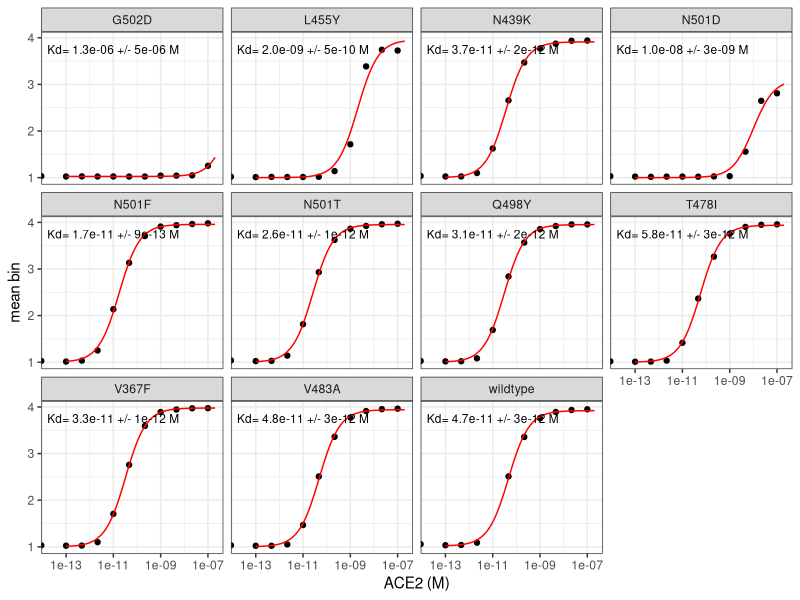
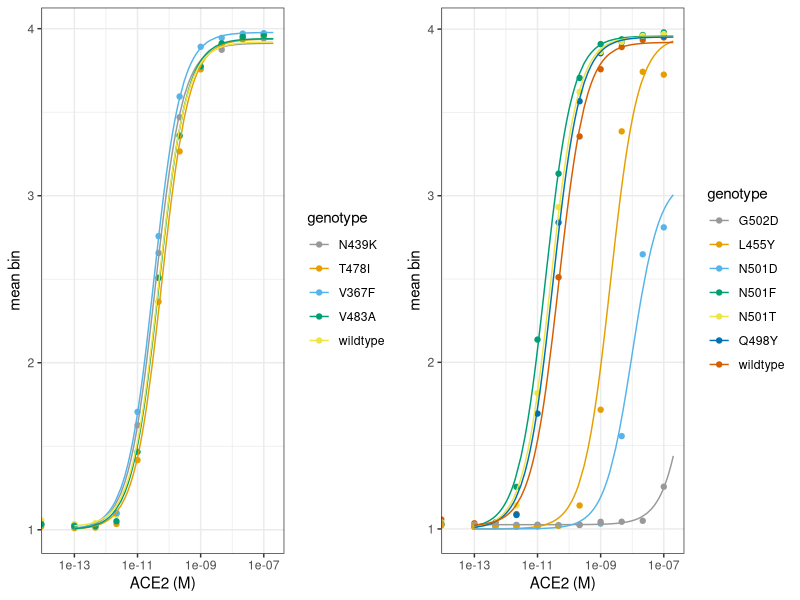
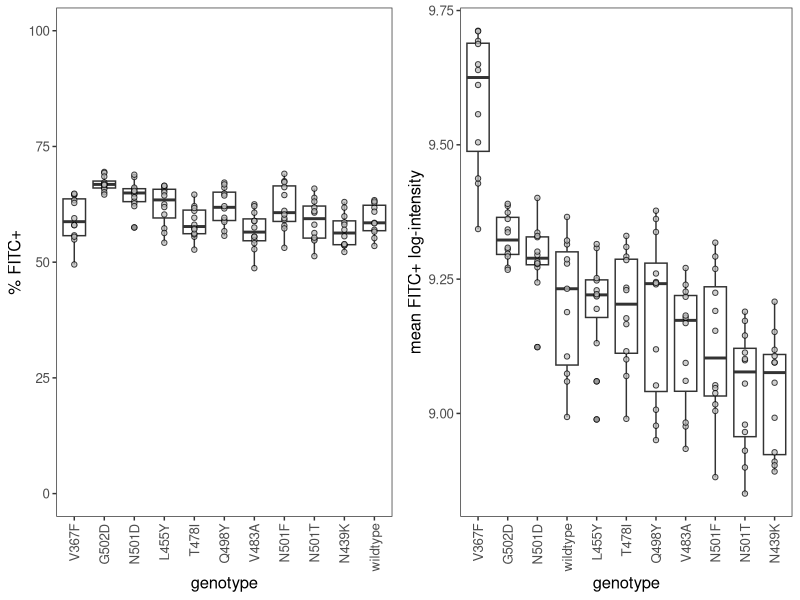
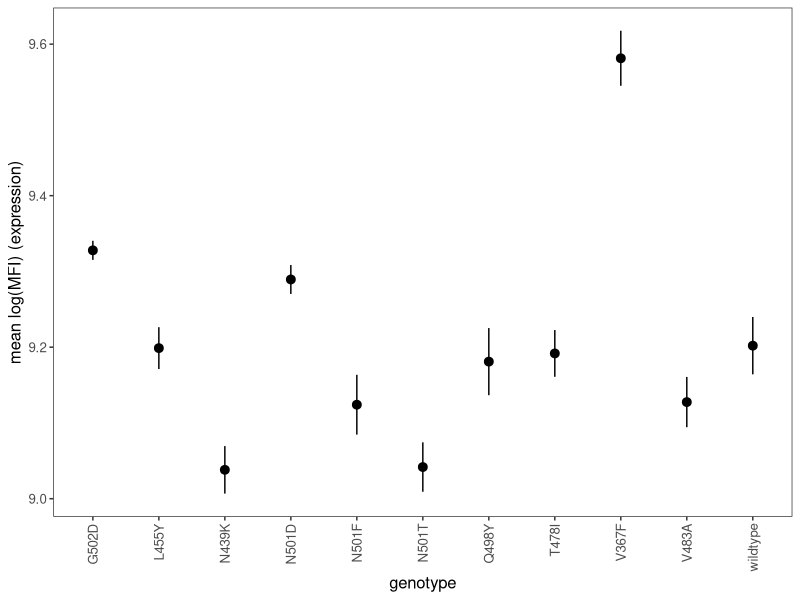
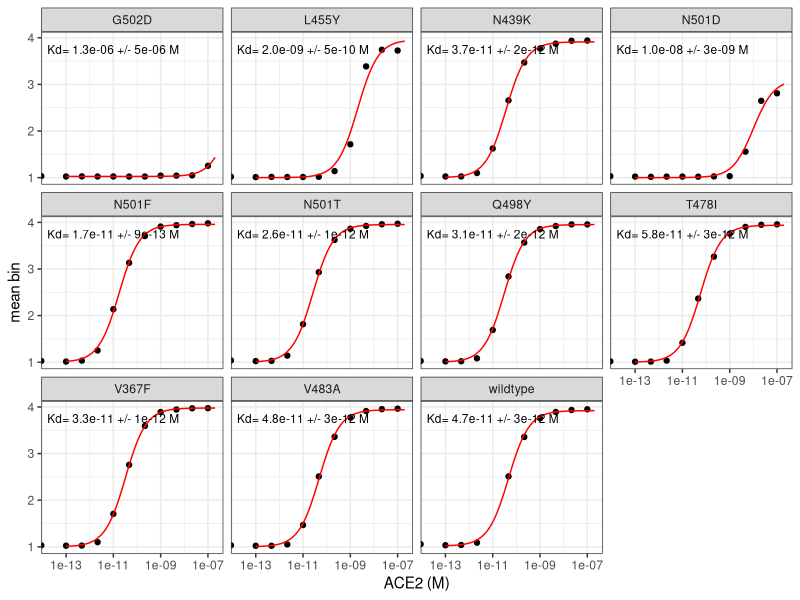
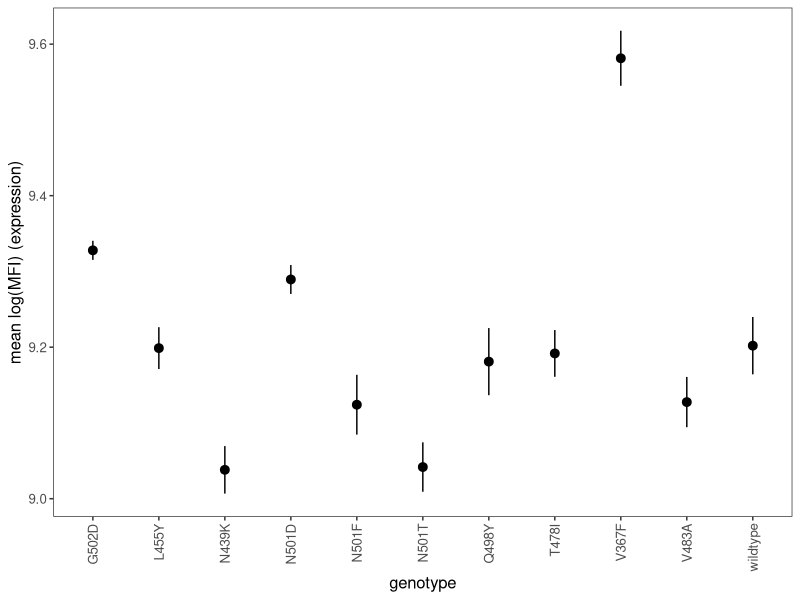

These charts were generated, in order, by the following R code:
## ---- chunk 1
require("knitr")
knitr::opts_chunk$set(echo = T)
knitr::opts_chunk$set(dev.args = list(png = list(type = "cairo")))

#list of packages to install/load
packages = c("ggplot2", "data.table", "tidyverse", "dplyr", "broom", "gridExtra")
#install any packages not already installed
installed_packages <- packages %in% rownames(installed.packages())
if(any(installed_packages == F)){
  install.packages(packages[!installed_packages])
}
#load packages
invisible(lapply(packages, library, character.only=T))

#make results directory
if(!file.exists("results")){
 dir.create(file.path("results"))
}


## ---- chunk 2
# The palette with grey:
cbPalette <- c("#999999", "#E69F00", "#56B4E9", "#009E73", "#F0E442", 
               "#0072B2", "#D55E00", "#CC79A7")
# The palette with black
cbbPalette <- c("#000000", "#E69F00", "#56B4E9", "#009E73", "#F0E442", 
                "#0072B2", "#D55E00", "#CC79A7")
## ---- chunk 3
dt <- read.csv(file="point-mut-validations.csv", stringsAsFactors=F)
## ---- chunk 4
dt <- dt %>%
  group_by(titration) %>%
  mutate(mean_FITCpos = mean(FITCpos),
         stderr_FITCpos = sd(FITCpos)/sqrt(length(FITCpos)),
         log_geomean_FITC = log(geomean_FITC),
         mean_logMFI_FITC = mean(log(geomean_FITC),na.rm=T),
         stderr_logMFI_FITC = sd(log(geomean_FITC),na.rm=T)/sqrt(length(geomean_FITC))
         ) %>%
  ungroup()

head(dt, n=5)
## ---- chunk 5
nls_broom <- dt %>%
  group_by(titration) %>%
  do(tidy(nls(mean_bin ~ a*(conc_M/(conc_M+Kd))+b,
              data=.,
              start=list(a=3,b=1,Kd=1e-10),
              lower=list(a=2,b=1,Kd=1e-15),
              upper=list(a=3,b=1.5,Kd=1e-5),
              algorithm="port"
              )
          )
  )

dt <- dt %>%
  merge(nls_broom %>%
          filter(term=="Kd") %>%
          select(estimate, std.error) %>%
          rename(Kd="estimate",
                 Kd_SE="std.error"), by="titration")
head(dt, n=5)
## ---- chunk 6
point_mutants_summary <- dt %>%
  select(titration, genotype, Kd, Kd_SE, mean_FITCpos, stderr_FITCpos, mean_logMFI_FITC, stderr_logMFI_FITC) %>%
  unique()

point_mutants_summary
write.csv(point_mutants_summary,"./results/point_mutants_summary.csv", row.names = FALSE)
## ---- chunk 7
conc_M = c(1:20 %o% 10^(-13:-7)) # this should only generate 120 estimates per titration (faster!)

nls_predictions <- dt %>%
  select(titration, genotype, category) %>%
  merge(nls_broom %>%
          select(-statistic, -p.value, -std.error) %>%
          spread(term, estimate),
        by="titration") %>%
  unique() %>%
  merge(dt %>% select(titration, Kd_SE) %>% unique(), by="titration") %>%
  merge(as.data.frame(conc_M), all=TRUE) %>%
  mutate(mean_bin = a*(conc_M/(conc_M+Kd))+b)

head(nls_predictions, n=5)
## ---- chunk 8
annotations <- dt %>%
  select(titration, genotype, Kd, Kd_SE) %>%
  unique() %>%
  remove_rownames()

ggplot(dt, aes(conc_M, mean_bin)) +
  geom_point() +
  geom_line(data = nls_predictions,
            aes(conc_M, mean_bin),
            color="red") + 
  scale_x_log10(lim=c(2e-14,2e-07)) +
  xlab("ACE2 (M)") +
  ylab("mean bin") +
  facet_wrap(~ genotype) +
  geom_text(
    data    = annotations,
    mapping = aes(x = 1e-11,
                  y = 3.75,
                  label = c(paste(
                    "Kd=", format(Kd, digits=2),
                    "+/-", format(Kd_SE, digits=1), "M"))),
    size=3) +
  theme_bw()

ggsave(
  "./results/point-mut_titration.pdf",
  scale = 1,
  width = NA,
  height = NA,
  useDingbats=F
)
## ---- chunk 9
annotations <- dt %>%
  select(titration, genotype, Kd, Kd_SE) %>%
  unique() %>%
  remove_rownames()

p1<- ggplot(dt %>% filter(category=="wildtype" | category=="circulating"), aes(conc_M, mean_bin)) +
  geom_point(aes(color=genotype)) +
  geom_line(data = nls_predictions %>% filter(category=="wildtype" | category=="circulating"),
            aes(conc_M, mean_bin, color=genotype),
            ) + 
  scale_x_log10(lim=c(2e-14,2e-07)) +
  xlab("ACE2 (M)") +
  ylab("mean bin") +
  scale_color_manual(values=cbPalette) +
  theme_bw()

p2<- ggplot(dt %>% filter(category=="wildtype" | category=="other"), aes(conc_M, mean_bin)) +
  geom_point(aes(color=genotype)) +
  geom_line(data = nls_predictions %>% filter(category=="wildtype" | category=="other"),
            aes(conc_M, mean_bin, color=genotype),
            ) + 
  scale_x_log10(lim=c(2e-14,2e-07)) +
  xlab("ACE2 (M)") +
  ylab("mean bin") +
  scale_color_manual(values=cbPalette) +
  theme_bw()

grid.arrange(p1, p2, ncol=2, widths=c(6,6), heights=c(6))

g <- arrangeGrob(p1, p2, ncol=2, widths=c(6,6), heights=c(6))

ggsave(
  "./results/point-mut_titration_multiple.pdf",
  g,
  scale = 1,
  width = 9,
  height = 3,
  useDingbats=F
)
## ---- chunk 10
p1 <- ggplot(dt, aes(x=reorder(genotype, -log_geomean_FITC), y=FITCpos)) +
  geom_boxplot() +
  geom_point(shape=21, fill="grey", alpha=0.75) +
  scale_y_continuous(lim=c(0, 100)) +
  xlab("genotype") +
  ylab("% FITC+") +
  #facet_wrap(~ expt, scales="free_x") +
  theme_bw() +
  theme(text = element_text(size=12),
        axis.text.x=element_text(angle=90, hjust=1, vjust=0.5),
        panel.grid.major = element_blank(),
        panel.grid.minor = element_blank())

p2 <- ggplot(dt, aes(x=reorder(genotype, -mean_logMFI_FITC), y=log_geomean_FITC)) +
  geom_boxplot() +
  geom_point(shape=21, fill="grey", alpha=0.75) +
  xlab("genotype") +
  ylab("mean FITC+ log-intensity") +
  #facet_wrap(~ expt, scales="free_x") +
  theme_bw() +
  theme(text = element_text(size=12),
        axis.text.x=element_text(angle=90, hjust=1, vjust=0.5),
        panel.grid.major = element_blank(),
        panel.grid.minor = element_blank())

grid.arrange(p1, p2, ncol=2, widths=c(6,6), heights=c(6))

g <- arrangeGrob(p1, p2, ncol=2, widths=c(6,6), heights=c(6))

ggsave(
  "./results/point-mut_FITC_expression.pdf",
  g,
  scale = 1,
  width = 8,
  height = 4
)
## ---- chunk 11

p1 <- ggplot(dt, aes(x=genotype, y=log_geomean_FITC)) +
  #stat_summary(fun.y=mean,geom="point",size=3,shape=16)+
  stat_summary(fun.y=mean,
               fun.ymin=function(x) mean(x) - sd(x)/sqrt(length(x)),
               fun.ymax=function(x) mean(x) + sd(x)/sqrt(length(x)),
               geom="pointrange")+
  xlab("genotype") +
  ylab("mean log(MFI) (expression)") +
  #facet_wrap(~ expt, scales="free_x") +
  theme_bw() +
  theme(text = element_text(size=12),
        axis.text.x=element_text(angle=90, hjust=1, vjust=0.5),
        panel.grid.major = element_blank(),
        panel.grid.minor = element_blank())

p1

ggsave(
  "./results/point-mut_FITC_expression_mean-SE.pdf",
  p1,
  scale = 1,
  width = 4,
  height = 4,
  useDingbats=F
)
